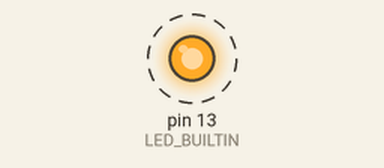
Simulated run of this sketch. Board: Arduino Uno, built with avr-gcc and run on an emulated ATmega328P. Parts: output pins drawn as LEDs (lit = HIGH). Dashed ring = blinking.

Above: at 0.5 s.
Timing chart, 0 to 4.6 s (numbered marks = the images above):
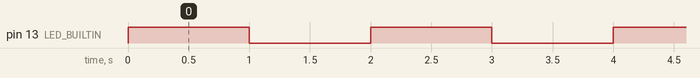

The sketch:

LED.ino
```cpp
const char* morsecode [] = {
  "....",
  ".",
  ".-..",
  ".-..",
  "---",
  " ",
  ".--",
  "---",
  ".-.",
  ".-..",
  "-..",
};

void setup() {
 pinMode(LED_BUILTIN, OUTPUT);
}

void loop() {
 digitalWrite(LED_BUILTIN, HIGH);
 delay(1000);
 digitalWrite(LED_BUILTIN, LOW);
 delay(1000);
}
```

Measured:
- by itself, pin 13 (LED_BUILTIN): alternates HIGH for 1.0 s and LOW for 1.0 s
